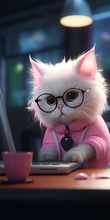
%> input picture cat.jpg, 110 x 220 px, shrunk from 736 x 1472 before the run
$ octave Sharpen_an_Image.m   (GNU Octave 9; MATLAB toolbox functions it lacks are replaced by stand-ins)
%> lines starting %> are read from the running program, lines starting %| are printed output that depends on the picture


clear; clc; close all;

inputImg = imread('cat.jpg');
%> inputImg is the input picture: size 220x110x3 uint8; mean R, G, B 84, 76.7, 87

if size(inputImg, 3) == 3
    grayImg = rgb2gray(inputImg);
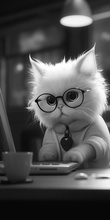
%> grayImg: size 220x110 uint8; min 4, max 255, mean 80.1
else
    grayImg = inputImg;
end

grayImg = double(grayImg);
%> grayImg: size 220x110 double
[rows, cols] = size(grayImg);
%> rows = 220; cols = 110
sigma = 1.0;
kernelSize = 3;
halfK = floor(kernelSize / 2);
gaussianKernel = zeros(kernelSize, kernelSize);

for x = -halfK:halfK
    for y = -halfK:halfK
        gaussianKernel(x + halfK + 1, y + halfK + 1) = ...
            exp(-(x^2 + y^2) / (2 * sigma^2));
    end
end

kernelSum = 0;
for m = 1:kernelSize
    for n = 1:kernelSize
        kernelSum = kernelSum + gaussianKernel(m, n);
    end
end

for m = 1:kernelSize
    for n = 1:kernelSize
        gaussianKernel(m, n) = gaussianKernel(m, n) / kernelSum;
    end
end

paddedImg = zeros(rows + 2*halfK, cols + 2*halfK);
for i = 1:rows
    for j = 1:cols
        paddedImg(i + halfK, j + halfK) = grayImg(i, j);
    end
end
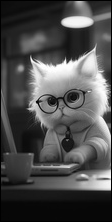
%> paddedImg: size 222x112 double; min 0, max 255, mean 78

blurredImg = zeros(rows, cols);

for i = 1:rows
    for j = 1:cols
        pixelVal = 0;
        for m = 1:kernelSize
            for n = 1:kernelSize
                pixelVal = pixelVal + paddedImg(i + m - 1, j + n - 1) * gaussianKernel(m, n);
            end
        end
        blurredImg(i, j) = pixelVal;
    end
end
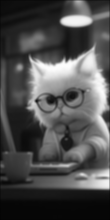
%> blurredImg: size 220x110 double; min 3.69, max 253.4, mean 79.7

highPassDetails = zeros(rows, cols);
sharpenedImg = zeros(rows, cols);
k = 1.5;

for i = 1:rows
    for j = 1:cols

        highPassDetails(i, j) = grayImg(i, j) - blurredImg(i, j);

        val = grayImg(i, j) + (k * highPassDetails(i, j));

        if val > 255
            val = 255;
        elseif val < 0
            val = 0;
        end

        sharpenedImg(i, j) = val;
    end
end
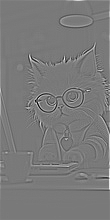
%> highPassDetails: size 220x110 double; min -72.86, max 79.52, mean 0.4; drawn with min black and max white
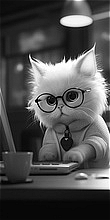
%> sharpenedImg: size 220x110 double; min 0, max 255, mean 80.6


figure('Name', 'Image Sharpening Results', 'NumberTitle', 'off');

subplot(1, 3, 1);
imshow(uint8(grayImg));
title('Original Grayscale Image');

subplot(1, 3, 2);
imshow(uint8(blurredImg));
title('Blurred Image (Gaussian)');

subplot(1, 3, 3);
imshow(uint8(sharpenedImg));
title(['Sharpened Image (k = ', num2str(k), ')']);

$ run again, with image2.jpg copied over cat.jpg
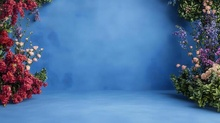
%> input picture image2.jpg, 220 x 123 px, shrunk from 625 x 350 before the run
%> inputImg is the input picture: size 123x220x3 uint8; mean R, G, B 80.8, 114.4, 155.5
%> after the loop `for i = 1:rows`:
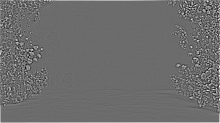
%> highPassDetails: size 123x220 double; min -61.95, max 83.89, mean 0.7; drawn with min black and max white
%> after the loop `for i = 1:rows`:
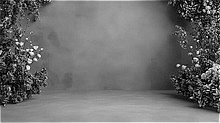
%> sharpenedImg: size 123x220 double; min 0, max 255, mean 110.3
